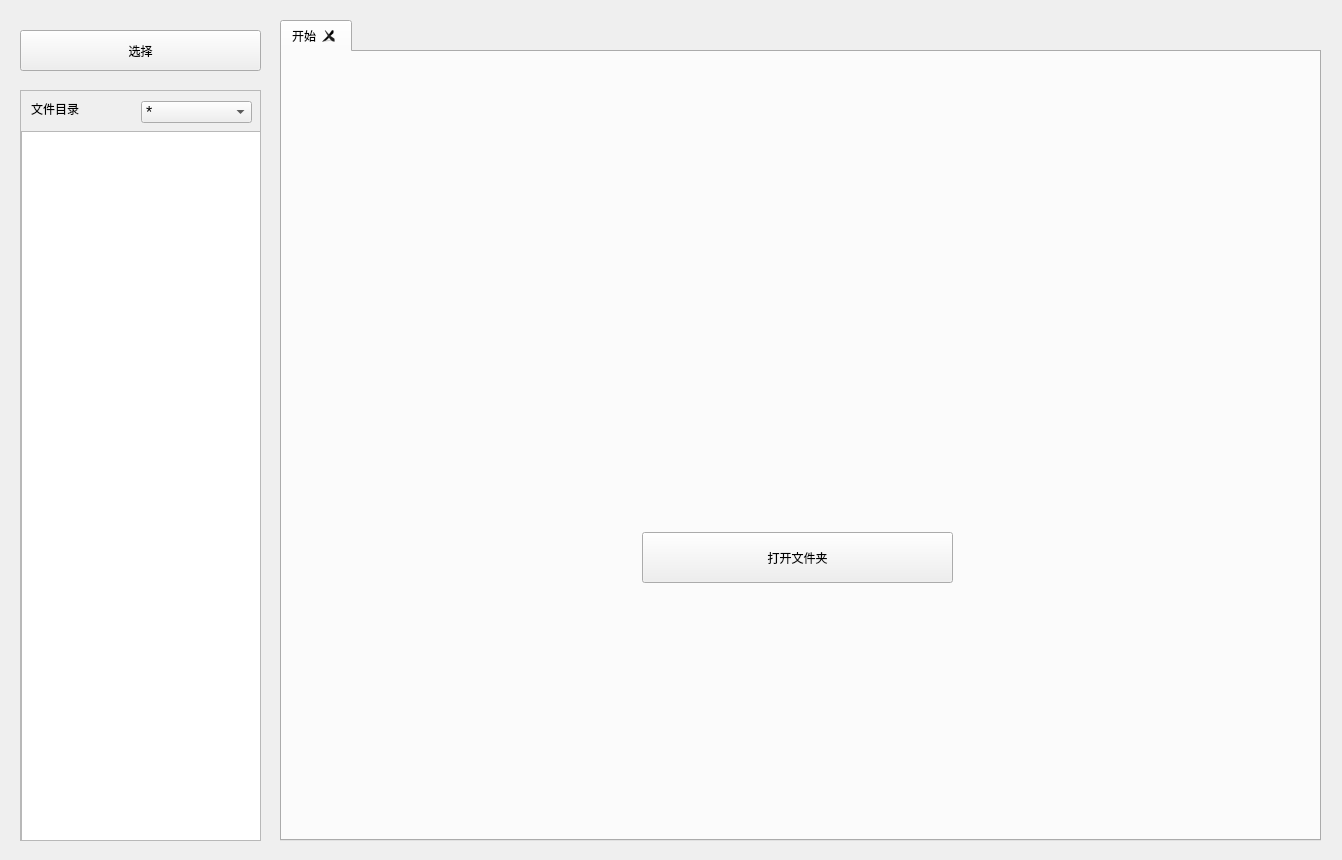
<?xml version="1.0" encoding="UTF-8"?>
<ui version="4.0">
 <class>extent</class>
 <widget class="QWidget" name="extent">
  <property name="geometry">
   <rect>
    <x>0</x>
    <y>0</y>
    <width>1342</width>
    <height>860</height>
   </rect>
  </property>
  <property name="windowTitle">
   <string>Form</string>
  </property>
  <property name="styleSheet">
   <string notr="true">/* 设置ComboBox字体大小为16 */
QComboBox {
    font-size: 16px;
}

/* 设置PushButton中设定的菜单字体大小为16 */
QPushButton::menu {
    font-size: 16px;
}
QTabWidget::tab {
    font-size: 16px;
}</string>
  </property>
  <widget class="QTabWidget" name="commentTabWidget">
   <property name="geometry">
    <rect>
     <x>280</x>
     <y>20</y>
     <width>1041</width>
     <height>821</height>
    </rect>
   </property>
   <property name="currentIndex">
    <number>0</number>
   </property>
   <property name="tabsClosable">
    <bool>true</bool>
   </property>
   <property name="movable">
    <bool>true</bool>
   </property>
   <widget class="QWidget" name="tab">
    <property name="acceptDrops">
     <bool>false</bool>
    </property>
    <attribute name="title">
     <string>开始</string>
    </attribute>
    <widget class="QLabel" name="picLable">
     <property name="geometry">
      <rect>
       <x>38</x>
       <y>110</y>
       <width>961</width>
       <height>401</height>
      </rect>
     </property>
     <property name="styleSheet">
      <string notr="true">QLabel {
    font-size: 30px; 
	qproperty-alignment: AlignCenter;
}</string>
     </property>
     <property name="text">
      <string/>
     </property>
    </widget>
    <widget class="QPushButton" name="OpenPushButton">
     <property name="geometry">
      <rect>
       <x>360</x>
       <y>480</y>
       <width>311</width>
       <height>51</height>
      </rect>
     </property>
     <property name="text">
      <string>打开文件夹</string>
     </property>
    </widget>
   </widget>
  </widget>
  <widget class="codeAuditMenuButton" name="ChooseActionPushButton">
   <property name="geometry">
    <rect>
     <x>20</x>
     <y>30</y>
     <width>241</width>
     <height>41</height>
    </rect>
   </property>
   <property name="text">
    <string>选择</string>
   </property>
  </widget>
  <widget class="QScrollArea" name="scrollArea">
   <property name="geometry">
    <rect>
     <x>20</x>
     <y>90</y>
     <width>241</width>
     <height>751</height>
    </rect>
   </property>
   <property name="widgetResizable">
    <bool>true</bool>
   </property>
   <widget class="QWidget" name="scrollAreaWidgetContents">
    <property name="geometry">
     <rect>
      <x>0</x>
      <y>0</y>
      <width>239</width>
      <height>749</height>
     </rect>
    </property>
    <widget class="QTreeView" name="treeView">
     <property name="geometry">
      <rect>
       <x>0</x>
       <y>40</y>
       <width>241</width>
       <height>781</height>
      </rect>
     </property>
    </widget>
    <widget class="QLabel" name="label">
     <property name="geometry">
      <rect>
       <x>10</x>
       <y>10</y>
       <width>241</width>
       <height>16</height>
      </rect>
     </property>
     <property name="text">
      <string>文件目录</string>
     </property>
    </widget>
    <widget class="QComboBox" name="ChooseComboBox">
     <property name="geometry">
      <rect>
       <x>120</x>
       <y>10</y>
       <width>111</width>
       <height>22</height>
      </rect>
     </property>
     <item>
      <property name="text">
       <string>*</string>
      </property>
     </item>
     <item>
      <property name="text">
       <string>*.c</string>
      </property>
     </item>
     <item>
      <property name="text">
       <string>*.h</string>
      </property>
     </item>
     <item>
      <property name="text">
       <string>*.c,*.h</string>
      </property>
     </item>
    </widget>
   </widget>
  </widget>
 </widget>
 <customwidgets>
  <customwidget>
   <class>codeAuditMenuButton</class>
   <extends>QPushButton</extends>
   <header location="global">UI.ToolWidget.codeAuditMenuButton</header>
  </customwidget>
 </customwidgets>
 <resources/>
 <connections/>
</ui>
